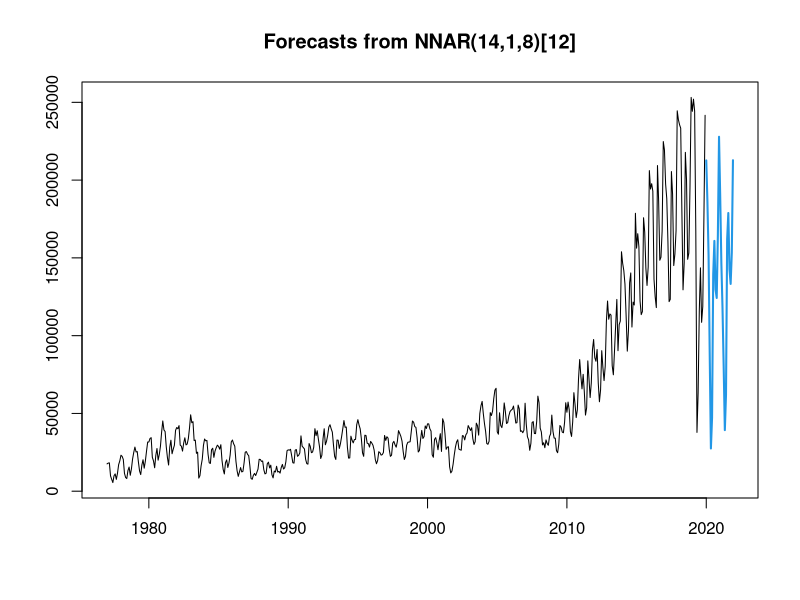

The R script that drew this image:
library(zoo)
library(forecast)

#load the data set
arrivals <- read.csv("tourist_arrivals.csv")
head(arrivals)
str(arrivals)

#-----check NA values--------

#check NA values in arrivals
any(is.na(arrivals))


#splitting arrivals data frame into training and testing
arrivals_train <- arrivals[1:516, ]
arrivals_test <- arrivals[517:540, ]

#convert to time series format
arrivals_timeseries <- ts(arrivals_train$Tourist_Arrivals, start = c(1977,1),
                          end = c(2019,12), frequency = 12)

set.seed(124)

#Neural network
nnar_model = nnetar(arrivals_timeseries)

#testing the predicted data
time_nn_forecast = forecast(nnar_model, h =2*12)
plot(time_nn_forecast)

summary(time_nn_forecast)
